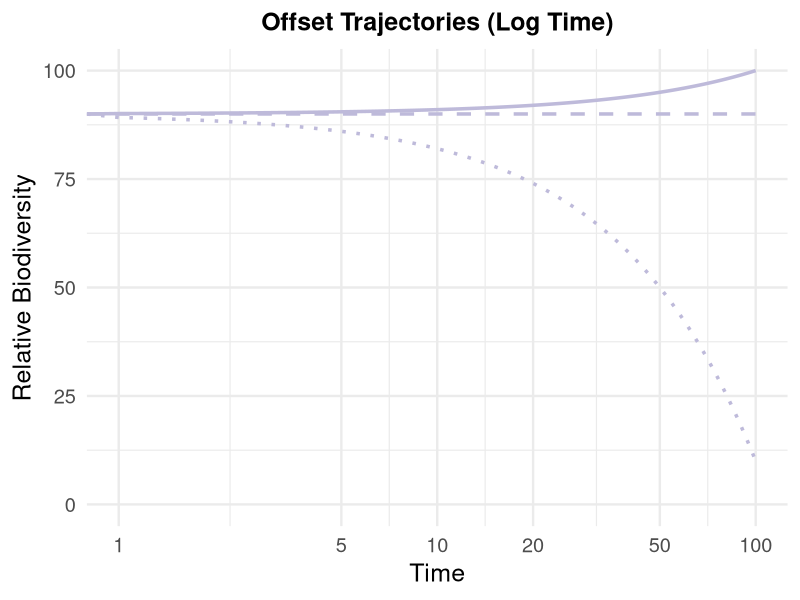
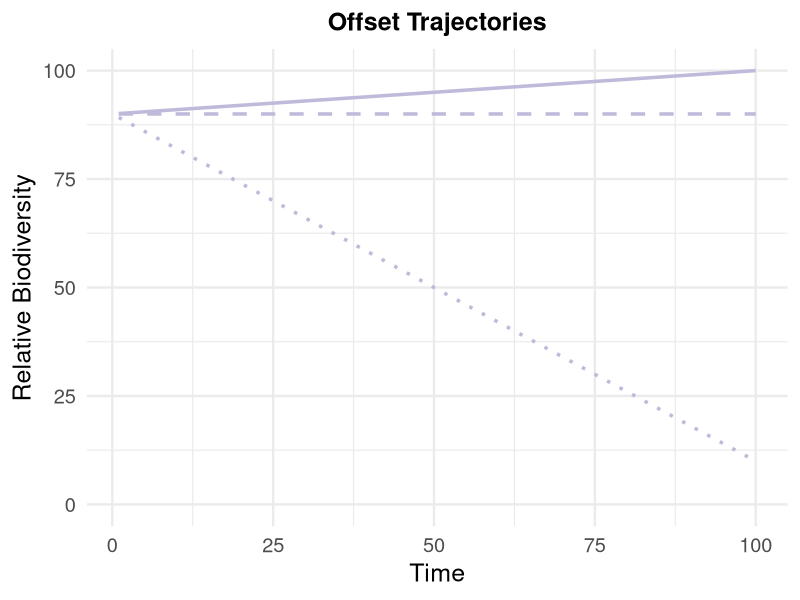
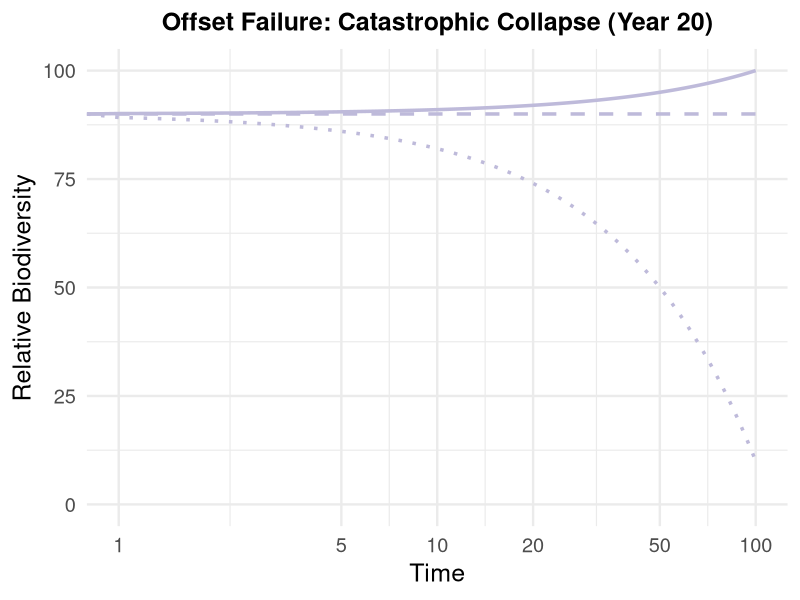
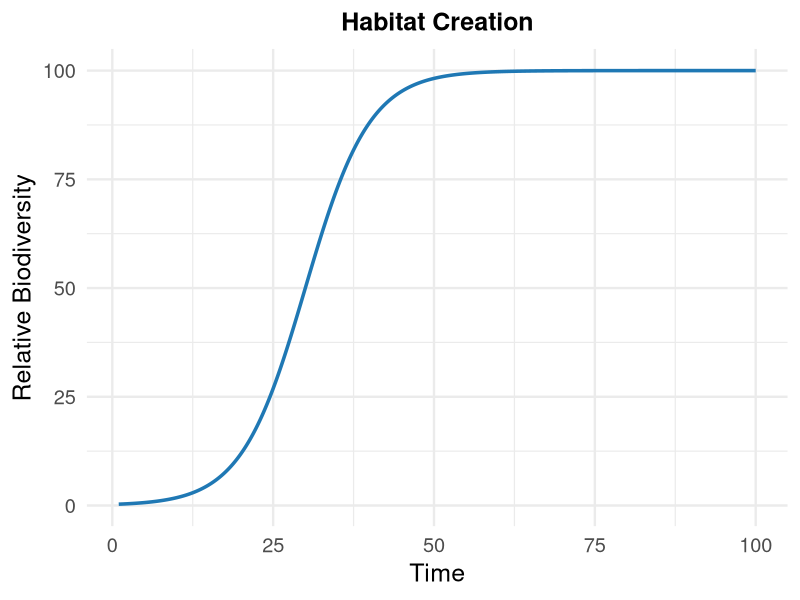
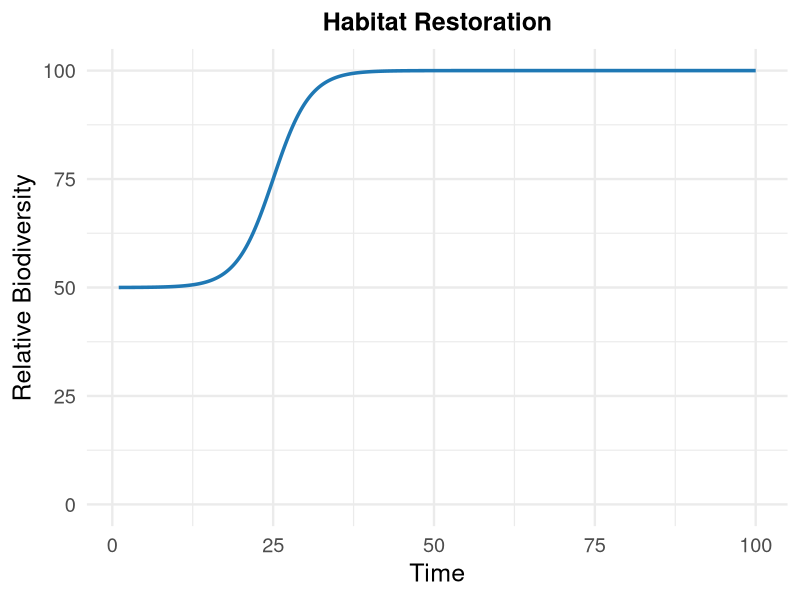
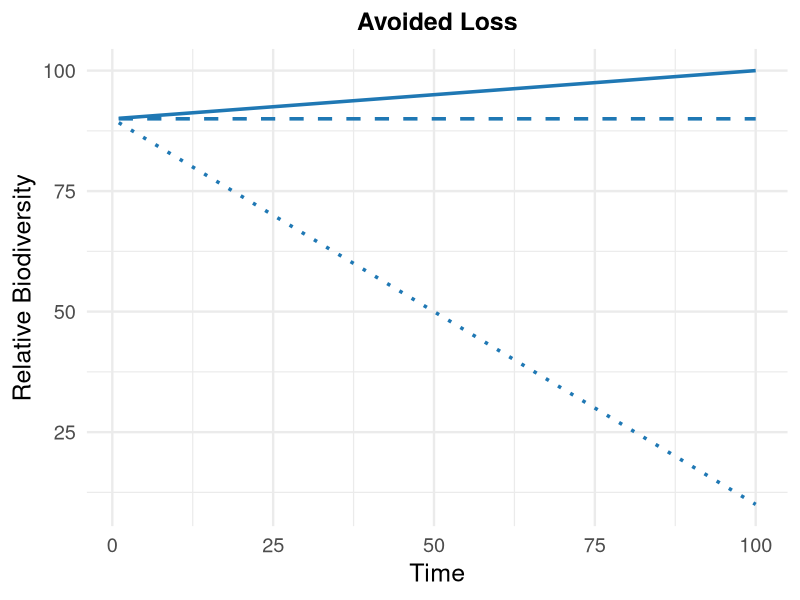
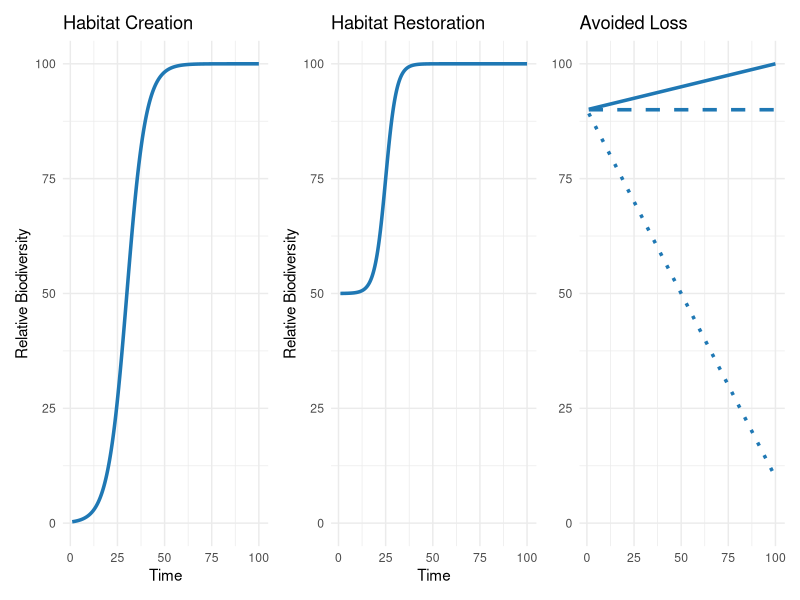

Reproduce these figures in R, in order. (Note: this script raises an error after producing the figures.)
# ===============================================
# Script:     20250515_OffsetPermRev_ConcepBiodivPlot.r
# Date:       2025-05-23
# Author:     Alex Dhond
# Purpose:    Plot conceptual biodiversity offset trajectories
# ===============================================

#-----------------------------
# Load Required Packages
#-----------------------------

library(ggplot2)   # Plotting
library(patchwork) # Combining plots
library(dplyr)     # Data manipulation
library(scales)    # Scale transformations
library(purrr)     # Functional iteration
library(here)      # Relative paths

#-----------------------------
# Global settings and functions
#-----------------------------

# Define time vector
time <- seq(0, 100, by = 0.1)

# Logistic growth function
s_sigmoid <- function(t, K = 100, r = 0.3, t0 = 15) {
  K / (1 + exp(-r * (t - t0)))
}

# Generate a trajectory dataframe from a named biodiversity function
generate_trajectory <- function(name, biodiversity_func) {
  data.frame(
    time = time,
    biodiversity = biodiversity_func(time),
    scenario = name
  )
}

#-----------------------------
# Define offset scenarios
#-----------------------------

# Baseline scenario names for later reference
baseline_scenarios <- c("Habitat Creation", "Habitat Restoration", "Avoided Loss")

# Avoided loss trajectories: flat, rising, and counter factual decline
avoided_loss_flat <- generate_trajectory("Avoided Loss", function(t) rep(90, length(t))) %>%
  mutate(type = "Actual", subtype = "Flat")

avoided_loss_rising <- generate_trajectory("Avoided Loss", function(t) 90 + (10 / max(t)) * t) %>%
  mutate(type = "Actual", subtype = "Rising")

avoided_loss_counterfactual <- generate_trajectory("Avoided Loss", function(t) pmax(0, 90 - 0.8 * t)) %>%
  mutate(type = "Counterfactual", subtype = "Declining (No Protection)")


# All offset and restoration scenarios
scenario_list <- list(
  
  # Habitat Creation
  generate_trajectory("Habitat Creation", function(t) {
    pmin(s_sigmoid(t, K = 100, r = 0.2, t0 = 30), 100)
  }) %>% mutate(type = "Actual", subtype = "Baseline"),
  
  # Habitat Restoration
  generate_trajectory("Habitat Restoration", function(t) {
    lower <- 50
    upper <- 100
    increment <- s_sigmoid(t, K = upper - lower, r = 0.35, t0 = 25)
    lower + increment
  }) %>% mutate(type = "Actual", subtype = "Baseline"),

  generate_trajectory("Ideal Offset (max = 100)", function(t) pmin(s_sigmoid(t), 100)),
  generate_trajectory("Offset with Limited Gains (max = 70)", function(t) pmin(s_sigmoid(t, K = 70), 70)),
  generate_trajectory("Offset Failure: Catastrophic Collapse (Year 20)", function(t) {
    traj <- pmin(s_sigmoid(t), 100)
    traj[t >= 20] <- 0
    traj
  }),
  generate_trajectory("Offset Shock: Fire with Partial Recovery", function(t) {
    fire_time <- 15; drop_value <- 20
    rise <- pmin(s_sigmoid(t), 100)
    t_rise <- t[t < fire_time]
    values_rise <- rise[t < fire_time]
    values_drop <- drop_value
    t_recovery <- t[t > fire_time]
    recovery_base <- 35 / (1 + exp(-0.05 * (t_recovery - 60)))
    offset <- drop_value - recovery_base[1]
    values_recovery <- recovery_base + offset
    c(values_rise, values_drop, values_recovery)
  }),
  generate_trajectory("Offset Shock: Fire with No Recovery", function(t) {
    fire_time <- 15; drop_value <- 20
    rise <- pmin(s_sigmoid(t), 100)
    t_rise <- t[t < fire_time]
    values_rise <- rise[t < fire_time]
    t_decline <- t[t > fire_time]
    slope <- drop_value / (100 - fire_time)
    values_decline <- pmax(0, drop_value - slope * (t_decline - fire_time))
    c(values_rise, drop_value, values_decline)
  }),
  generate_trajectory("Offset Failure: Transitory Gain (Peak at Year 3.5)", function(t) {
    bell <- 20 * exp(-((t - 3.5)^2) / (2 * 1^2))
    bell[t > 7] <- 0
    bell
  }),
  generate_trajectory("Offset Failure: Early Gain Then Collapse", function(t) {
    rise <- 30 / (1 + exp(-0.4 * (t - 5)))
    decay <- 1 / (1 + exp(0.3 * (t - 20)))
    trajectory <- rise * decay
    trajectory[t > 50] <- 0
    trajectory
  }),
  generate_trajectory("Offset Risk: Amplified Storm Frequency with Recovery", function(t) {
    initial <- 100 / (1 + exp(-0.3 * (t - 10)))
    biodiv <- initial
    storm_times <- c(8, 20, 35, 47, 58, 67, 75, 82, 88)
    drop_depths <- seq(15, 50, length.out = length(storm_times))
    recovery_duration <- 12
    
    for (i in seq_along(storm_times)) {
      drop_idx <- which.min(abs(t - storm_times[i]))
      recovery_end <- which.min(abs(t - (storm_times[i] + recovery_duration)))
      biodiv[drop_idx:length(biodiv)] <- biodiv[drop_idx:length(biodiv)] - drop_depths[i]
      if (recovery_end > drop_idx) {
        recovery_t <- t[drop_idx:recovery_end]
        recovery_curve <- (drop_depths[i] * 0.8) / (1 + exp(-0.5 * (recovery_t - (storm_times[i] + recovery_duration / 2))))
        biodiv[drop_idx:recovery_end] <- biodiv[drop_idx:recovery_end] + recovery_curve
      }
    }
    pmax(biodiv, 0)
  }),
  generate_trajectory("Offset Failure: Invasive Species After Management Ends", function(t) {
    management_end <- 5; final_value <- 25
    rise <- 100 / (1 + exp(-0.3 * (t - 10)))
    decay_multiplier <- rep(1, length(t))
    decay_start <- which(t > management_end)
    
    if (length(decay_start) > 0) {
      decay_curve <- exp(-0.05 * (t[decay_start] - management_end))
      target_drop <- 1 - final_value / 100
      decay_multiplier[decay_start] <- (1 - target_drop) + target_drop * decay_curve
    }
    rise * decay_multiplier
  })
)

# Tag all scenarios with default type/subtype if not already set
scenario_list <- map(scenario_list, function(df) {
  df %>%
    mutate(
      type = if (!"type" %in% names(.)) "Actual" else type,
      subtype = if (!"subtype" %in% names(.)) "Baseline" else subtype
    )
})

# Combine all scenarios into one dataframe
df_all <- bind_rows(scenario_list, avoided_loss_flat, avoided_loss_rising, avoided_loss_counterfactual)

#-----------------------------
# Define Colors
#-----------------------------
offset_colors <- c(
  "Ideal Offset (max = 100)" = "#1b9e77",
  "Offset with Limited Gains (max = 70)" = "#7570b3",
  "Offset Failure: Catastrophic Collapse (Year 20)" = "#d95f02",
  "Offset Shock: Fire with Partial Recovery" = "#66a61e",
  "Offset Shock: Fire with No Recovery" = "#d73027",
  "Offset Failure: Transitory Gain (Peak at Year 3.5)" = "#a6cee3",
  "Offset Failure: Early Gain Then Collapse" = "#984ea3",
  "Offset Risk: Amplified Storm Frequency with Recovery" = "#377eb8",
  "Offset Failure: Invasive Species After Management Ends" = "#a65628"
)

# Fill in missing colors automatically
missing_colors <- setdiff(unique(df_all$scenario), names(offset_colors))
if (length(missing_colors) > 0) {
  auto_colors <- RColorBrewer::brewer.pal(max(3, length(missing_colors)), "Set3")
  names(auto_colors) <- missing_colors
  offset_colors <- c(offset_colors, auto_colors[missing_colors])
}

#-----------------------------
# Plot Function
#-----------------------------
# -----------------------------
# Plot Function (Modified to be more general)
# -----------------------------
plot_offset_trajectories <- function(df, log_scale = TRUE, facet = FALSE, focal = NULL, show_title = TRUE) {
  scenarios <- unique(df$scenario)
  
  # Get style identifiers
  style_ids <- unique(with(df, interaction(scenario, type, subtype)))
  
  # Repeat scenario color for each style_id based on the scenario part
  get_scenario_from_id <- function(id) strsplit(as.character(id), split = "\\.")[[1]][1]
  color_vals <- setNames(
    vapply(style_ids, function(id) offset_colors[get_scenario_from_id(id)], character(1)),
    style_ids
  )
  
  # Style settings
  alpha_vals <- setNames(rep(1, length(style_ids)), style_ids)
  linewidth_vals <- setNames(rep(1.2, length(style_ids)), style_ids)
  
  p <- ggplot(df, aes(
    x = time,
    y = biodiversity,
    group = interaction(scenario, type, subtype),
    color = interaction(scenario, type, subtype),
    alpha = interaction(scenario, type, subtype),
    linewidth = interaction(scenario, type, subtype),
    linetype = subtype
  )) +
    geom_line(show.legend = FALSE) +
    scale_color_manual(values = color_vals) +
    scale_alpha_manual(values = alpha_vals) +
    scale_linewidth_manual(values = linewidth_vals) +
    scale_linetype_manual(values = c(
      "Flat" = "dashed",
      "Rising" = "solid",
      "Declining (No Protection)" = "dotted")) +
    labs(
      title = if (show_title) { # Title for individual plot
        if (!is.null(focal)) {
          focal
        } else if (length(unique(df$scenario)) == 1) {
          unique(df$scenario)
        } else if (log_scale) {
          "Offset Trajectories (Log Time)"
        } else {
          "Offset Trajectories"
        }
      } else NULL,
      x = "Time", # Default X axis title
      y = "Relative Biodiversity" # Default Y axis title
    ) +
    theme_minimal(base_size = 18) + # Increased base_size for all text elements
    theme(
      plot.title = element_text(face = "bold", size = 18, hjust = 0.5), # Adjust specific elements if needed
      legend.position = if (facet) "none" else "bottom"
      # REMOVED: axis.title.x = element_blank(), axis.title.y = element_blank(), etc.
      # We will control these externally now
    )
  
  p <- p + if (facet) facet_wrap(~scenario, ncol = 2) else NULL
  p <- p + if (log_scale) scale_x_log10(limits = c(1, 100), breaks = c(1, 5, 10, 20, 50, 100)) else scale_x_continuous(limits = c(1, 100))
  
  p
}

#-----------------------------
# Preview plots
#-----------------------------
# View a combined plot (log scale)
print(plot_offset_trajectories(df_all, log_scale = TRUE, show_title = TRUE))

# View a combined plot (linear scale)
print(plot_offset_trajectories(df_all, log_scale = FALSE, show_title = TRUE))

# Preview a single scenario highlight
print(plot_offset_trajectories(df_all, log_scale = TRUE, focal = "Offset Failure: Catastrophic Collapse (Year 20)", show_title = TRUE))


baseline_color <- "#1f78b4"  # Dark blue

# creation 
plot_hc <- plot_offset_trajectories(
  df_all %>% filter(scenario == "Habitat Creation"),
  log_scale = FALSE,
  show_title = TRUE
) +
  scale_color_manual(values = c("Habitat Creation.Actual.Baseline" = baseline_color)) +
  scale_linetype_manual(values = c("Baseline" = "solid"))

# restoration
plot_hr <- plot_offset_trajectories(
  df_all %>% filter(scenario == "Habitat Restoration"),
  log_scale = FALSE,
  show_title = TRUE
) +
  scale_color_manual(values = c("Habitat Restoration.Actual.Baseline" = "#1f78b4")) +
  scale_linetype_manual(values = c("Baseline" = "solid")) +
  ylim(0, 100)

# Get all subtype identifiers for avoided loss
avoided_loss_ids <- df_all %>%
  filter(scenario == "Avoided Loss") %>%
  mutate(id = interaction(scenario, type, subtype)) %>%
  distinct(id) %>%
  pull(id)

# Build color map (all dark blue)
color_map_al <- setNames(rep(baseline_color, length(avoided_loss_ids)), avoided_loss_ids)

# Linetype map
linetype_map_al <- c(
  "Flat" = "dashed",
  "Rising" = "solid",
  "Declining (No Protection)" = "dotted"
)

plot_al <- plot_offset_trajectories(
  df_all %>% filter(scenario == "Avoided Loss"),
  log_scale = FALSE,
  show_title = TRUE
) +
  scale_color_manual(values = color_map_al) +
  scale_linetype_manual(values = linetype_map_al)

print(plot_hc)
print(plot_hr)
print(plot_al)


# -----------------------------
# Preview plots (Modified for specific axis labels and all numbers/ticks)
# -----------------------------
baseline_color <- "#1f78b4"  # Dark blue

# Habitat Creation (plot_hc) - Will have Y-axis title and visible Y-axis numbers/ticks
plot_hc <- plot_offset_trajectories(
  df_all %>% filter(scenario == "Habitat Creation"),
  log_scale = FALSE,
  show_title = TRUE
) +
  scale_color_manual(values = c("Habitat Creation.Actual.Baseline" = baseline_color)) +
  scale_linetype_manual(values = c("Baseline" = "solid")) +
  ylim(0, 100) +
  labs(y = "Relative Biodiversity") + # Add Y-axis title for this specific plot
  theme(
    axis.title.y = element_text(size = 20  , margin = margin(r = 10)), # Make Y title visible
    axis.text.y = element_text(size = 16), # Make Y tick labels visible and set size
    axis.ticks.y = element_line(size = 0.5), # Make Y ticks visible
    # Ensure X-axis elements are hidden
    axis.title.x = element_blank(),
    plot.margin = unit(c(0.1, 0.1, 0.1, 0.1), "cm") # Reduce margins
  )+
  theme_minimal()

# Habitat Restoration (plot_hr) - Will have X-axis title and visible X-axis numbers/ticks
plot_hr <- plot_offset_trajectories(
  df_all %>% filter(scenario == "Habitat Restoration"),
  log_scale = FALSE,
  show_title = TRUE
) +
  scale_color_manual(values = c("Habitat Restoration.Actual.Baseline" = "#1f78b4")) +
  scale_linetype_manual(values = c("Baseline" = "solid")) +
  ylim(0, 100) +
  labs(x = "Time") + # Add X-axis title for this specific plot
  theme(
    axis.title.x = element_text(size = 20, margin = margin(t = 10)), # Make X title visible
    axis.text.x = element_text(size = 16), # Make X tick labels visible and set size
    axis.ticks.x = element_line(size = 0.5), # Make X ticks visible
    # Ensure Y-axis elements are hidden
    axis.title.y = element_blank(),
    axis.text.y = element_blank(), # Hide Y-axis tick labels for this panel
    axis.ticks.y = element_blank(), # Hide Y-axis ticks for this panel
    plot.margin = unit(c(0.1, 0.1, 0.1, 0.1), "cm") # Reduce margins
  )+
  theme_minimal()

# Avoided Loss (plot_al) - Will have visible X and Y axis numbers/ticks, but no titles
plot_al <- plot_offset_trajectories(
  df_all %>% filter(scenario == "Avoided Loss"),
  log_scale = FALSE,
  show_title = TRUE
) +
  scale_color_manual(values = c("Avoided Loss.Actual.Flat" = baseline_color,
                                "Avoided Loss.Actual.Rising" = baseline_color,
                                "Avoided Loss.Counterfactual.Declining (No Protection)" = baseline_color)) +
  scale_linetype_manual(values = linetype_map_al) +
  ylim(0, 100) +
  labs(x = NULL, y = NULL) + # Ensure no axis titles for this plot
  theme(
    # Make X and Y axis text (numbers) and ticks visible
    axis.text.x = element_text(size = 16), # X tick labels visible
    axis.ticks.x = element_line(size = 0.5), # X ticks visible
    axis.text.y = element_text(size = 16), # Y tick labels visible
    axis.ticks.y = element_line(size = 0.5), # Y ticks visible
    # Ensure axis titles are hidden (already done by labs(x=NULL, y=NULL))
    axis.title.x = element_blank(),
    axis.title.y = element_blank(),
    plot.margin = unit(c(0.1, 0.1, 0.1, 0.1), "cm") # Reduce margins
  )+
  theme_minimal()
# -----------------------------
# Combine plots into a three-panel figure
# -----------------------------



# Combine the three baseline plots
# Combine the three baseline plots
combined_baseline_plot <- (plot_hc + plot_hr + plot_al) +
  plot_layout(
    ncol = 3,
    guides = 'collect',
    widths = c(1, 1, 1) # Equal width for each plot
    # Adjust spacing between plots: negative values pull them closer
    # Unit can be "cm", "in", "mm", etc.
    # Play with these values to get the desired closeness
    # For example, to make them closer, try a small positive value like 0.1cm or even negative
    # Example: you want to keep them close, so maybe a very small positive or zero
    # For closer plots, theme(plot.margin) below might be more effective
    # or you might want to adjust `design` for more control over space.
    # For now, we'll primarily use `theme(plot.margin)` on individual plots
  ) &
  theme(
    legend.position = 'bottom',
    # Reduce margins of individual plots to bring them closer
    plot.margin = unit(c(0.1, 0.1, 0.1, 0.1), "cm") # Top, Right, Bottom, Left margins
  )+
  theme_minimal()
combined_baseline_plot

# Add an overall title and common axis labels to the combined plot
final_combined_plot <- combined_baseline_plot +
  plot_annotation(
    tag_levels = 'A', # Add A, B, C tags to subplots
    theme = theme(
      plot.title = element_text(face = "bold", size = 20, hjust = 0.5), # Increased main title size
      plot.tag = element_text(face = "bold", size = 20) # Increased A, B, C tag size
    )
  ) +
  # You might want to adjust the size of these common axis titles as well
  theme_minimal(
    axis.title.x = element_text(size = 18, margin = margin(t = 10)), # Increased common X axis title size, added margin
    axis.title.y = element_text(size = 18, margin = margin(r = 10))  # Increased common Y axis title size, added margin
  )
final_combined_plot

# -----------------------------
# Export the combined plot
# -----------------------------
ggsave(
  filename = here("output", "figures", "combined_baseline_scenarios.png"),
  plot = final_combined_plot,
  width = 15, # Adjust width as needed for a three-panel plot
  height = 6, # Adjust height as needed
  dpi = 300
)

#-----------------------------
# Export plots
#-----------------------------

# save the test habitat creation/restoration/averted loss plots
# Save Habitat Creation plot
ggsave(
  filename = here("output", "figures", "habitat_creation.png"),
  plot = plot_hc,
  width = 8, height = 5, dpi = 300
)

# Save Habitat Restoration plot
ggsave(
  filename = here("output", "figures", "habitat_restoration.png"),
  plot = plot_hr,
  width = 8, height = 5, dpi = 300
)

# Save Avoided Loss plot
ggsave(
  filename = here("output", "figures", "avoided_loss.png"),
  plot = plot_al,
  width = 8, height = 5, dpi = 300
)


# # Export individual scenario plots (highlighted)
# walk(unique(df_all$scenario), function(s) {
#   plot <- plot_offset_trajectories(df_all, log_scale = TRUE, focal = s, show_title = FALSE)
#   file_name <- paste0("highlight_", gsub("[^a-zA-Z0-9]", "_", s), ".png")
#   ggsave(here("output", "figures", file_name), plot, width = 8, height = 5, dpi = 300)
# })
# 
# # Export combined plots
# ggsave(here("output", "figures", "all_scenarios_log.png"),
#        plot_offset_trajectories(df_all, log_scale = TRUE, show_title = FALSE),
#        width = 8, height = 5, dpi = 300)
# 
# ggsave(here("output", "figures", "all_scenarios_linear.png"),
#        plot_offset_trajectories(df_all, log_scale = FALSE, show_title = FALSE),
#        width = 8, height = 5, dpi = 300)
